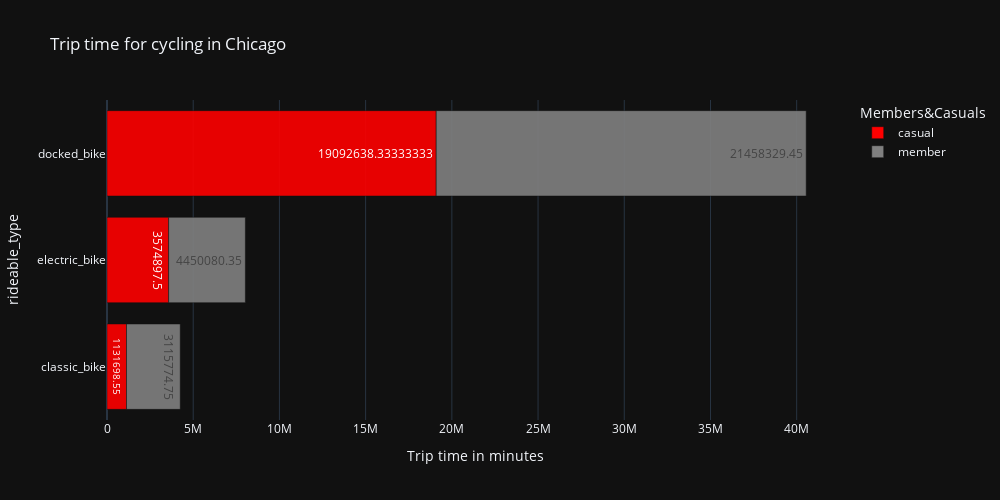

The notebook cell this image was saved under:
### Markdown cell above
![](hor_bar.png)

Horizontal BarChart shows trip time in minutes by riders for each month.

### Code cell
import pandas as pd     #(version 1.0.0)
import plotly           #(version 4.5.4) #pip install plotly==4.5.4
import plotly.express as px
import plotly.io as pio

df= pd.read_csv(r'C:\Users\user\Desktop\python\bike_grouping.csv')

print(df)

barchart = px.bar(
    data_frame=df,
    x="trip_time_minutes",
    y="rideable_type",
    color="member_casual",              
    opacity=0.9,                 
    orientation="h",              
    barmode='relative',          

    color_discrete_map={"member": "gray" ,"casual":"red"},

    text='trip_time_minutes',

    labels={"trip_time_minutes":"Trip time in minutes",
    "member_casual":"Members&Casuals"},           
    title='Trip time for cycling in Chicago', 
    width=1000,                   
    height=500,                 
    template='plotly_dark',)

pio.show(barchart)

### Figure 1 — Plotly figure (JSON) as saved in the notebook; plotly's stock layout.template omitted (floating-point values rounded to 4 significant figures)
{"data": [{"alignmentgroup": "True", "hovertemplate": "Members&Casuals=casual<br>Trip time in minutes=%{text}<br>rideable_type=%{y}<extra></extra>", "legendgroup": "casual", "marker": {"color": "red", "opacity": 0.9, "pattern": {"shape": ""}}, "name": "casual", "offsetgroup": "casual", "orientation": "h", "showlegend": true, "text": [1132000.0, 3575000.0, 19090000.0], "textposition": "auto", "type": "bar", "x": [1132000.0, 3575000.0, 19090000.0], "xaxis": "x", "y": ["classic_bike", "electric_bike", "docked_bike"], "yaxis": "y"}, {"alignmentgroup": "True", "hovertemplate": "Members&Casuals=member<br>Trip time in minutes=%{text}<br>rideable_type=%{y}<extra></extra>", "legendgroup": "member", "marker": {"color": "gray", "opacity": 0.9, "pattern": {"shape": ""}}, "name": "member", "offsetgroup": "member", "orientation": "h", "showlegend": true, "text": [3116000.0, 4450000.0, 21460000.0], "textposition": "auto", "type": "bar", "x": [3116000.0, 4450000.0, 21460000.0], "xaxis": "x", "y": ["classic_bike", "electric_bike", "docked_bike"], "yaxis": "y"}], "layout": {"barmode": "relative", "height": 500, "legend": {"title": {"text": "Members&Casuals"}, "tracegroupgap": 0}, "title": {"text": "Trip time for cycling in Chicago"}, "width": 1000, "xaxis": {"anchor": "y", "domain": [0, 1], "title": {"text": "Trip time in minutes"}}, "yaxis": {"anchor": "x", "domain": [0, 1], "title": {"text": "rideable_type"}}}}
